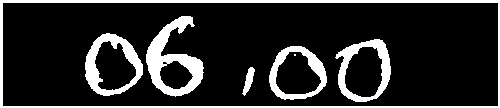
#> input picture images/0veQz.jpg, 500 x 108 px
$ jupyter execute Contour_sample_image.ipynb
#> lines starting #> are read from the running program, lines starting #| are printed output that depends on the picture; after the words box and inside, x2 and y2 are one past the last pixel; in counts of white or black regions, pixels touching at a corner belong together
[cell 1]
import cv2
import matplotlib.pyplot as plt
import numpy as np

[cell 2]
image_path=r'images/0veQz.jpg'

[cell 3]
image=cv2.imread(image_path)
#> image is the input picture: shape (108, 500, 3); 16.2% white; 7 white regions (1 under 20 px), largest, box (x1, y1, x2, y2) and area: (0, 0, 500, 108) 3015, (146, 16, 204, 97) 1926, (85, 33, 143, 96) 1357, (335, 39, 391, 102) 1229, (269, 46, 327, 100) 1063, (242, 67, 255, 96) 174
input_copy=image.copy()
img_gray = cv2.cvtColor(image, cv2.COLOR_BGR2GRAY)

[cell 4]
plt.imshow(img_gray, cmap='gray')

[cell 5]
plt.imshow(img_gray, cmap='gray')

[cell 6]
ret,thres = cv2.threshold(img_gray, 100, 255, cv2.THRESH_BINARY)

[cell 7]
cv2.floodFill(thres, None, (0, 0), 0)
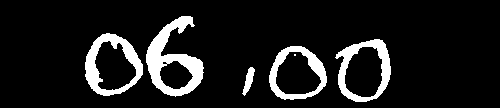
#> thres: shape (108, 500); 10.7% white; 6 white regions (1 under 20 px)

[cell 8]
contours, hierarchy = cv2.findContours(thres, cv2.RETR_EXTERNAL, cv2.CHAIN_APPROX_SIMPLE)
#> contours = 5 contours; box (x1, y1, x2, y2) and area: (85, 33, 143, 96) 2644, (335, 39, 391, 102) 2600, (146, 16, 204, 97) 2436, (269, 46, 327, 100) 2339, (242, 67, 255, 96) 144

[cell 9]
img_contours = np.zeros(image.shape)

[cell 10]
image_copy=image.copy()

[cell 11]
cv2.drawContours(image_copy, contours, -1, (0,255,0), 3)
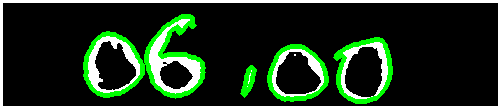
#> image_copy: shape (108, 500, 3); 7.61% of pixels changed, all inside (x1, y1, x2, y2) = (83, 14, 393, 104)

[cell 12]
cv2.imshow("Current Crop", thres)
cv2.waitKey(0)
cv2.destroyAllWindows()

[cell 13]
plt.imshow(thres, cmap='gray')

[cell 14]
for _, c in enumerate(contours):

    boundRect = cv2.boundingRect(c)

    rectX = boundRect[0]
    rectY = boundRect[1]
    rectWidth = boundRect[2]
    rectHeight = boundRect[3]

    rectArea = rectWidth * rectHeight

    minArea = 200

    if rectArea > minArea:
        color = (0, 255, 0)
        cv2.rectangle(input_copy, (int(rectX), int(rectY)),(int(rectX + rectWidth), int(rectY + rectHeight)), color, 2)
        cv2.imshow("Bounding Boxes", input_copy)
        currentCrop = image_copy[rectY:rectY+rectHeight,rectX:rectX+rectWidth]

        plt.imshow(input_copy)

        cv2.imshow("Current Crop", currentCrop)
        cv2.waitKey(0)
        cv2.destroyAllWindows()
#> this loop made 5 passes
#> (rectX, rectY, rectWidth, rectHeight, rectArea) on passes 1 to 5: (242, 67, 13, 29, 377), (269, 46, 58, 54, 3132), (335, 39, 56, 63, 3528), (85, 33, 58, 63, 3654), (146, 16, 58, 81, 4698)
#> pass 1, `cv2.imshow("Bounding Boxes", input_copy)`:
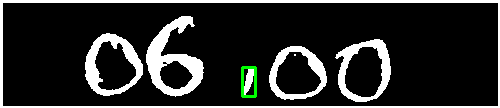
#> window 'Bounding Boxes': shape (108, 500, 3); mean B, G, R 41.3, 42.5, 41.3
#> pass 2, `cv2.imshow("Bounding Boxes", input_copy)`:
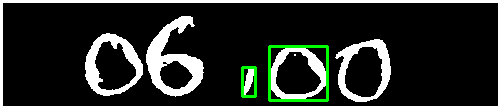
#> window 'Bounding Boxes': shape (108, 500, 3); mean B, G, R 41, 45.3, 41
#> pass 2, `currentCrop = image_copy[rectY:rectY+rectHeight,rectX:rectX+rectWidth]`:
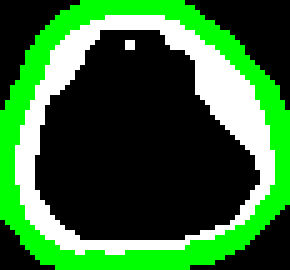
#> currentCrop: shape (54, 58, 3) (shown 5 times larger); mean B, G, R 49.2, 105, 49.2
#> pass 3, `currentCrop = image_copy[rectY:rectY+rectHeight,rectX:rectX+rectWidth]`:
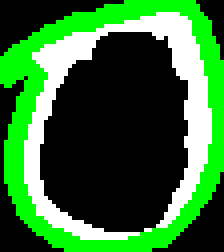
#> currentCrop: shape (63, 56, 3) (shown 4 times larger); mean B, G, R 49.9, 110.5, 49.9
#> after the loop:
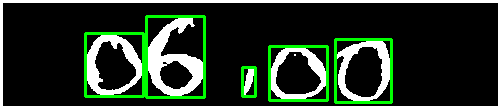
#> input_copy: shape (108, 500, 3); 5.89% of pixels changed, all inside (x1, y1, x2, y2) = (84, 15, 393, 104)
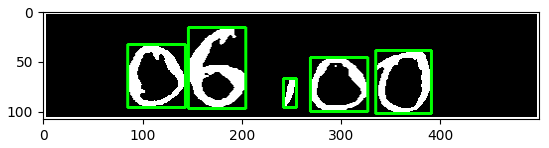
#> figure drawn by matplotlib, 1 panel
